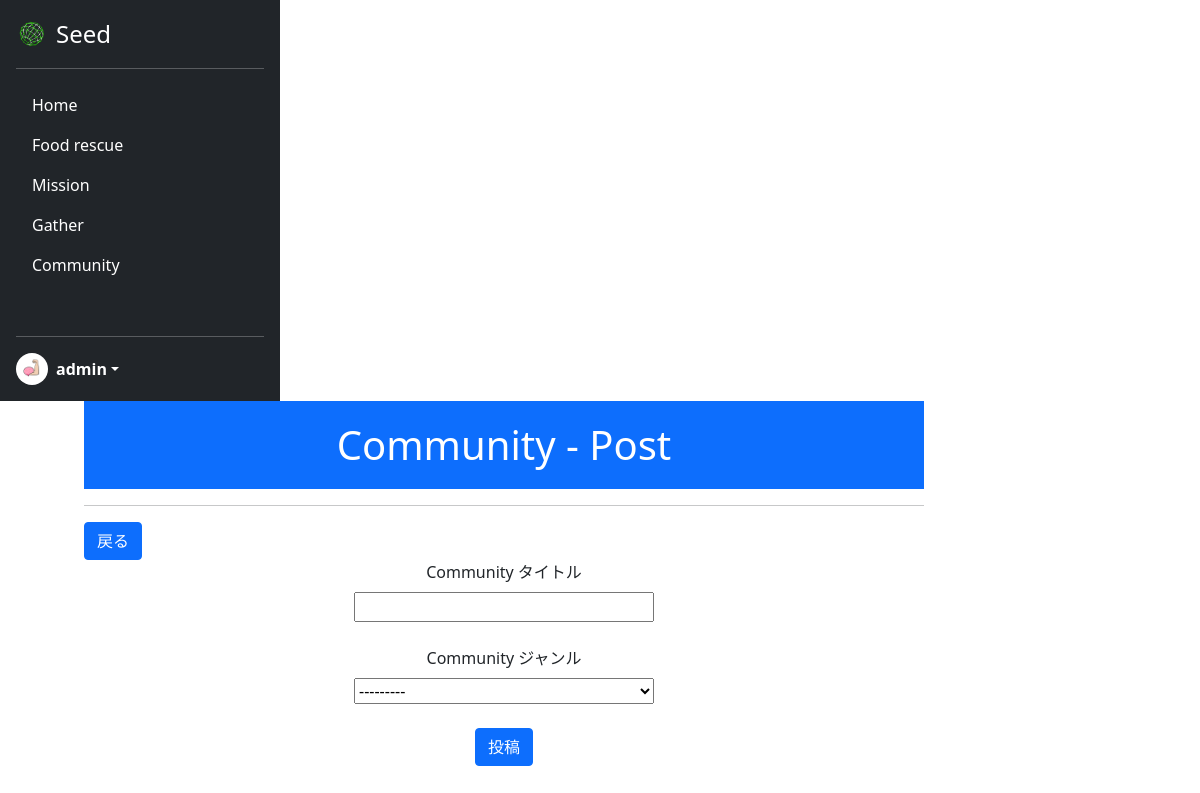
The page /communitypost/ (signed in) on the database its author committed.
### acount/models.py (models this page shows)
class CustomUser(AbstractUser):
    is_general = models.BooleanField(null=True ,default=True)
    is_active = models.BooleanField(null=True ,default=False)
    mission_point = models.IntegerField(null=False ,default=0)
    profile_pic = models.ImageField(upload_to='profile_pics', blank=True)

### seed/views.py (the view, shortened to what this page needs)
# urls.py: path('communitypost/', views.CreateCommunityView.as_view(), name='communitypost'),
class CreateCommunityView(CreateView):
    form_class = CommunityPostForm
    template_name = 'communitypost.html'
    success_url = reverse_lazy('seed:communitydone')

### seed/forms.py
class CommunityPostForm(forms.ModelForm):
    class Meta:
        model = Community
        fields = ('title', 'genre')

### seed/models.py (called while the page is built)
    def __str__(self):
        return self.name

### seed/templates/communitypost.html (shortened to what this page needs)
{% extends 'mypagebase.html' %}
{% load static %}
{% block content %}
<div class="text-center">
    <h1 class="title" style="background: #0d6efd; color:white;">Community - Post</h1>
    <hr>
    <div class="text-start">
        <a href="{% url 'seed:community' %}" class="btn btn-primary">戻る</a>
    </div>
    <form method="POST">
        <div>
            {% for field in form %}
            <label class="form-label" for="{{ field.id_for_label }}">{{ field.label }}</label><br>
            {{ field }}
            <br>
            <br>
            {% endfor %}
        </div>
        <button type="submit" class="btn btn-primary" style="color:white">投稿</button>
    </form>
</div>
{% endblock %}

### seed/templates/mypagebase.html (shortened to what this page needs)
{% load static %}
<!DOCTYPE html>
<html lang="ja">
<head>
    <link href="https://cdn.jsdelivr.net/npm/bootstrap@5.0.2/dist/css/bootstrap.min.css" rel="stylesheet"
>
    <link rel="stylesheet" type="text/css" href="{% static 'css/style.css' %}">
</head>
<body class="mypage">
    {% if user.is_authenticated %}
    <main style="height:100vh;">
        <div style="display: flex; flex-wrap: wrap; height:100%;">
            <div>
                <div class="d-flex flex-column p-3 text-white bg-dark h-100" style="width: 280px; height:100%;">
                    <a href="{% url 'seed:mypage' %}"
                        class="d-flex align-items-center mb-3 mb-md-0 me-md-auto text-white text-decoration-none">
                        <img class="bi me-2" src="{% static 'assets/img/top/icon.png' %}" style="height:32px">
                        <span class="fs-4">Seed</span>
                    </a>
                    <hr>
                    <ul class="nav nav-pills flex-column mb-auto">
                        <li class="nav-item my-nav">
                            <a href="{% url 'seed:mypage' %}" class="nav-link text-white" aria-current="page">
                                Home
                            </a>
                        </li>
                        <li class="nav-item my-nav">
                            <a href="{% url 'seed:food_rescue' %}" class="nav-link text-white">
                                Food rescue
                            </a>
                        </li>
                        {% if user.is_general %}
                        <li class="nav-item my-nav">
                            <a href="{% url 'seed:mission' %}" class="nav-link text-white">
                                Mission
                            </a>
                        </li>
                        {% endif %}
                        <li class="nav-item my-nav">
                            <a href="{% url 'seed:gather' %}" class="nav-link text-white">
                                Gather
                            </a>
                        </li>
                        <li class="nav-item my-nav">
                            <a href="{% url 'seed:community' %}" class="nav-link text-white">
                                Community
                            </a>
                        </li>
                    </ul>
                    <hr>
                    <div class="dropdown">
                        <a href="#" class="d-flex align-items-center text-white text-decoration-none dropdown-toggle"
                            id="dropdownUser1" data-bs-toggle="dropdown" aria-expanded="false">
                            <img src="{{ user.profile_pic.url }}" alt="" width="32" height="32"
                                class="rounded-circle me-2">
                            <strong>{{ user.username }}</strong>
                        </a>
                    </div>
                </div>
            </div>
            <div style="width:70%; margin-left: 7%;">
                {% block content %}
                {% endblock %}
            </div>
        </div>
    </main>
    {% endif %}
</body>
</html>

### static/css/style.css (style rules this page uses)
#id_title { width: 300px; }
.title { padding: 20px 0px 20px 0px; }
#id_genre { width: 300px; }

### rows shown on the page
CustomUser: profile_pic (picture), username "admin"

### other values the page prints
{{ field.label }} "Community タイトル" "Community ジャンル"
